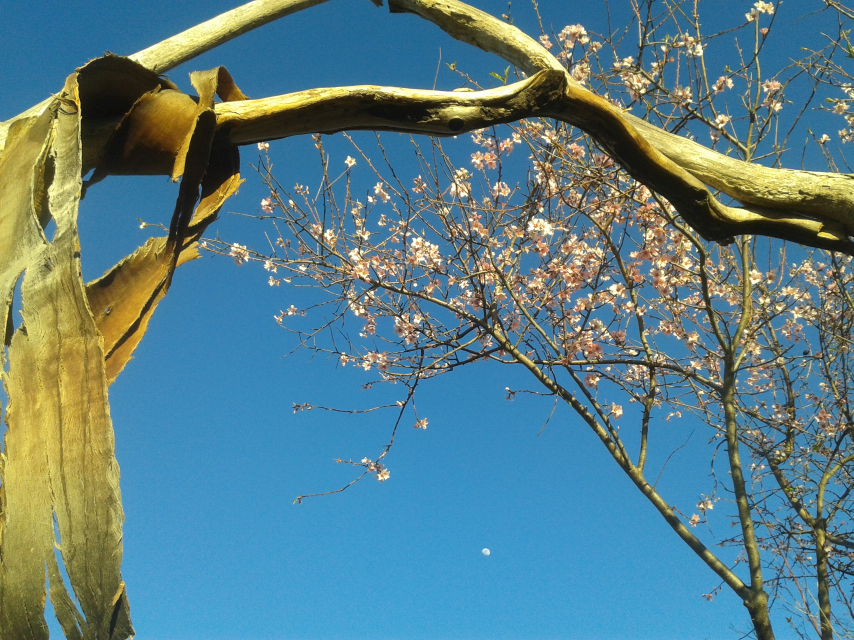
#> input picture img/impressions/imp1.jpg, 2560 x 1920 px (shown at 1/3 size); its folder holds only this picture in this run
$ python generate-gallery-thumbs.py
#> lines starting #> are read from the running program, lines starting #| are printed output that depends on the picture
import os
from PIL import Image

template = '''
        a(href="XX")
            img(src="XY")
'''

# needs to start and end with /
dirs_to_process = ['/img/impressions/']

cwd = os.getcwd()
for d in dirs_to_process:
    full_dir = cwd + d
    thumbs = os.path.join(full_dir, 'thumbs/')
    if not os.path.exists(thumbs):
        os.mkdir(os.path.join(full_dir, 'thumbs/'))
    files = [f for f in os.scandir(full_dir)
             if os.path.isfile(os.path.join(full_dir, f)) and
             f.name.endswith('.jpg')]
    for f in files:
        im = Image.open(f.path)
#> im is the input picture: PIL image 2560x1920 RGB; mean R, G, B 89.9, 127.9, 136.8
        im.thumbnail((350, 350))
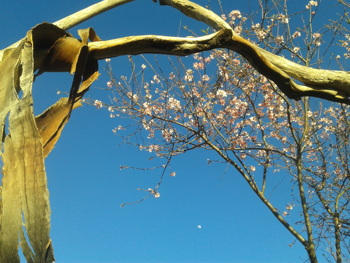
#> im: PIL image 350x263 RGB; mean R, G, B 89.8, 127.8, 136.7
        im.save(f"{full_dir}thumbs/{f.name}")
        absolute_img = f.path[f.path.find('img/'):]
        thumb_img = absolute_img[absolute_img.find('img/'):] + 'thumbs/'
        print(template
              .replace('XX', f'{d[1:]}{f.name}')
              .replace('XY', f'{d[1:]}thumbs/{f.name}'))

$ run again, on img/impressions/imp14.jpg
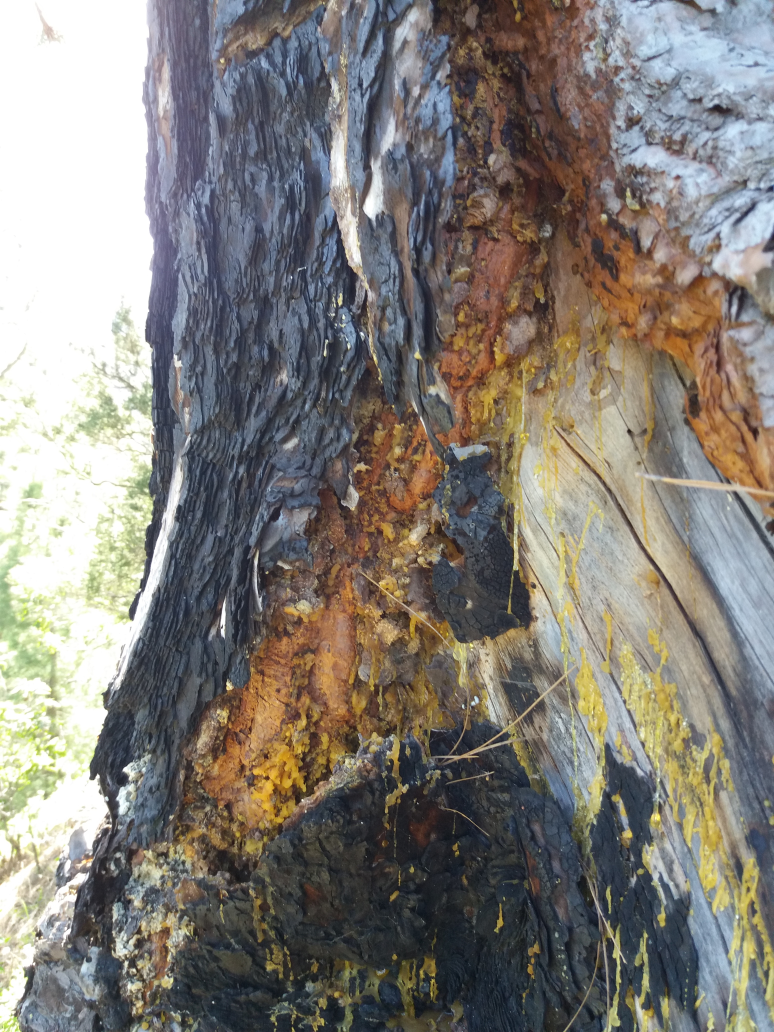
#> input picture img/impressions/imp14.jpg, 3096 x 4128 px (shown at 1/4 size)
#> im is the input picture: PIL image 3096x4128 RGB; mean R, G, B 131.2, 127, 121
#> `im.thumbnail((350, 350))`:
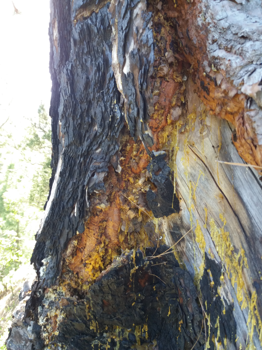
#> im: PIL image 262x350 RGB; mean R, G, B 131.2, 126.9, 121

$ run again, on img/impressions/imp15.jpg
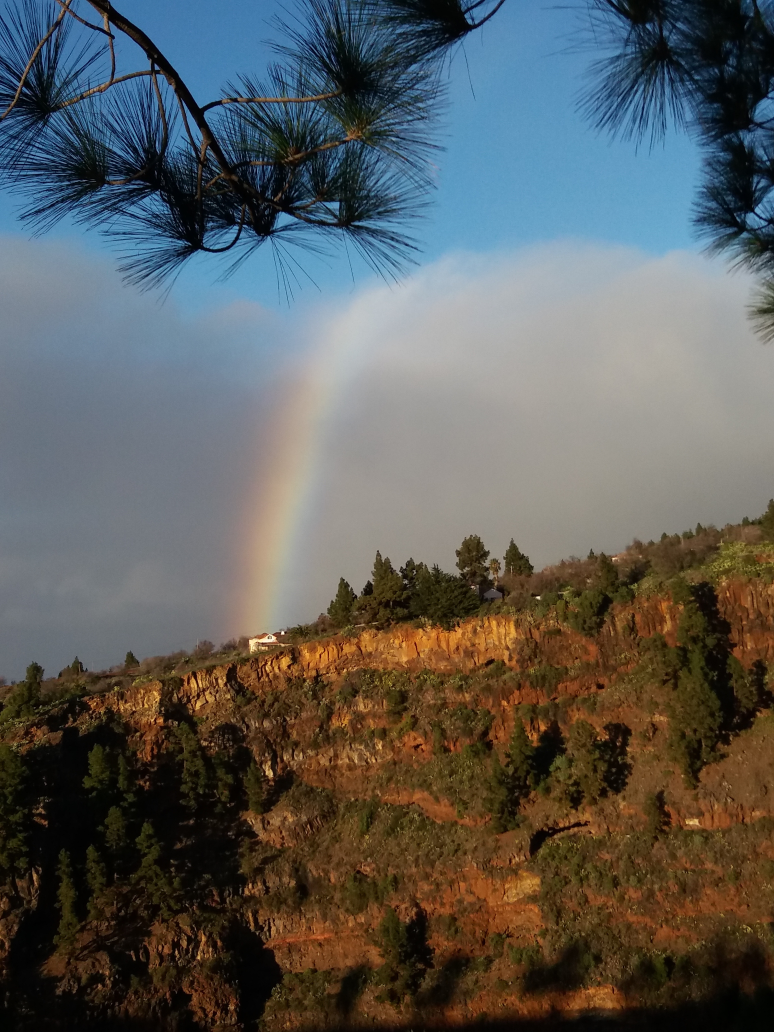
#> input picture img/impressions/imp15.jpg, 3096 x 4128 px (shown at 1/4 size)
#> im is the input picture: PIL image 3096x4128 RGB; mean R, G, B 90.4, 91.2, 89
#> `im.thumbnail((350, 350))`:
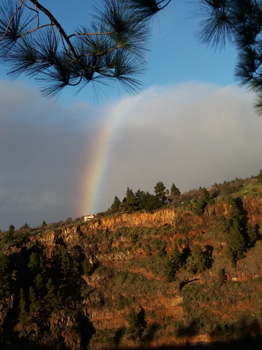
#> im: PIL image 262x350 RGB; mean R, G, B 90.3, 91.1, 88.9

$ run again, on img/impressions/imp19.jpg
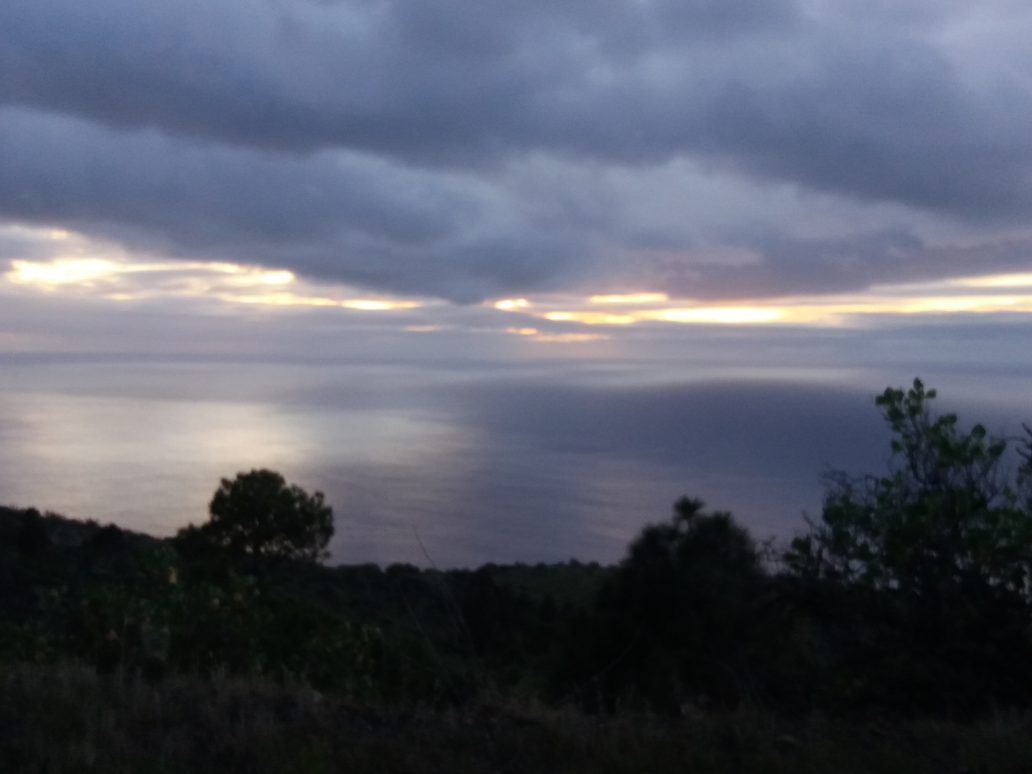
#> input picture img/impressions/imp19.jpg, 4128 x 3096 px (shown at 1/4 size)
#> im is the input picture: PIL image 4128x3096 RGB; mean R, G, B 87.3, 91.8, 105.5
#> `im.thumbnail((350, 350))`:
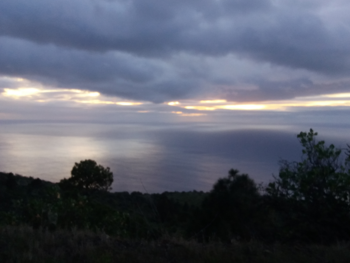
#> im: PIL image 350x263 RGB; mean R, G, B 87.3, 91.7, 105.5

$ run again, on img/impressions/imp11.jpg
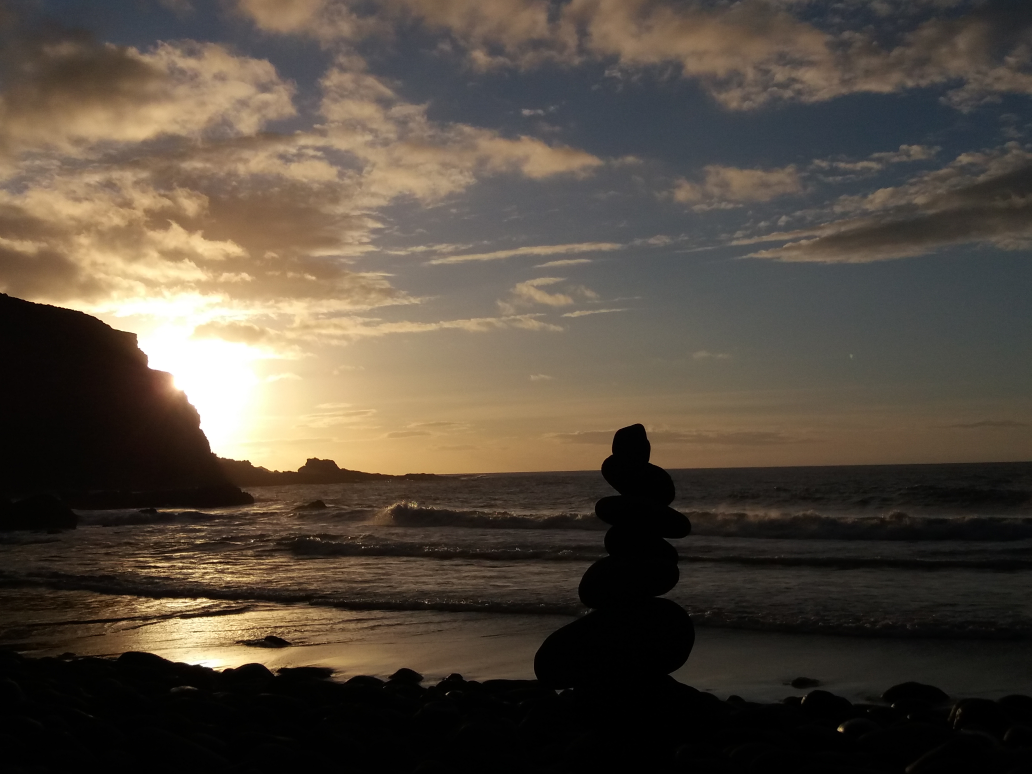
#> input picture img/impressions/imp11.jpg, 4128 x 3096 px (shown at 1/4 size)
#> im is the input picture: PIL image 4128x3096 RGB; mean R, G, B 83.6, 73.7, 62.2
#> `im.thumbnail((350, 350))`:
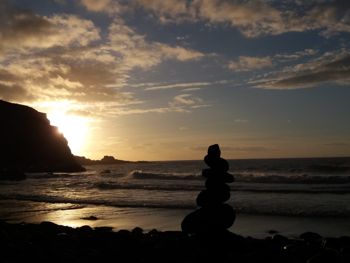
#> im: PIL image 350x263 RGB; mean R, G, B 83.6, 73.6, 62.2
